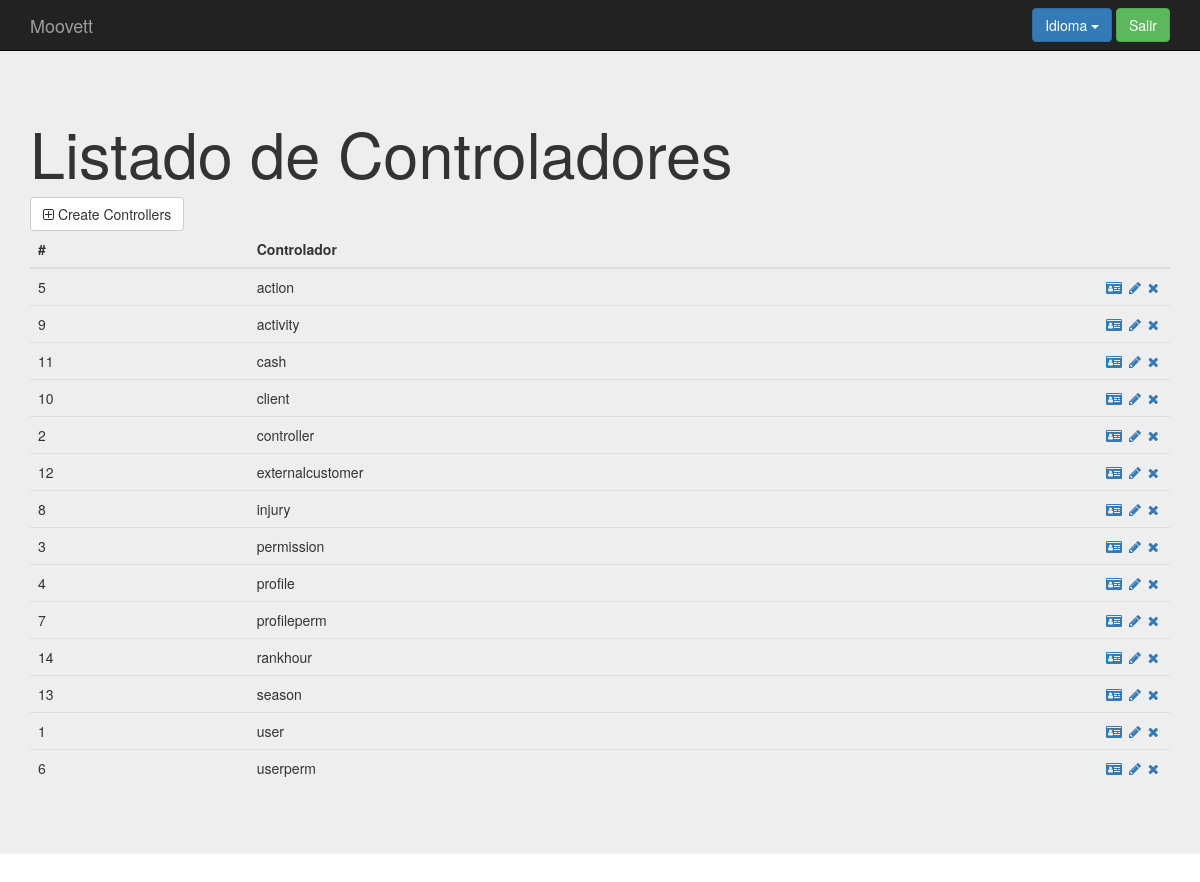
Before: /index.php?controller=controller&action=show (signed in) with the older database file.
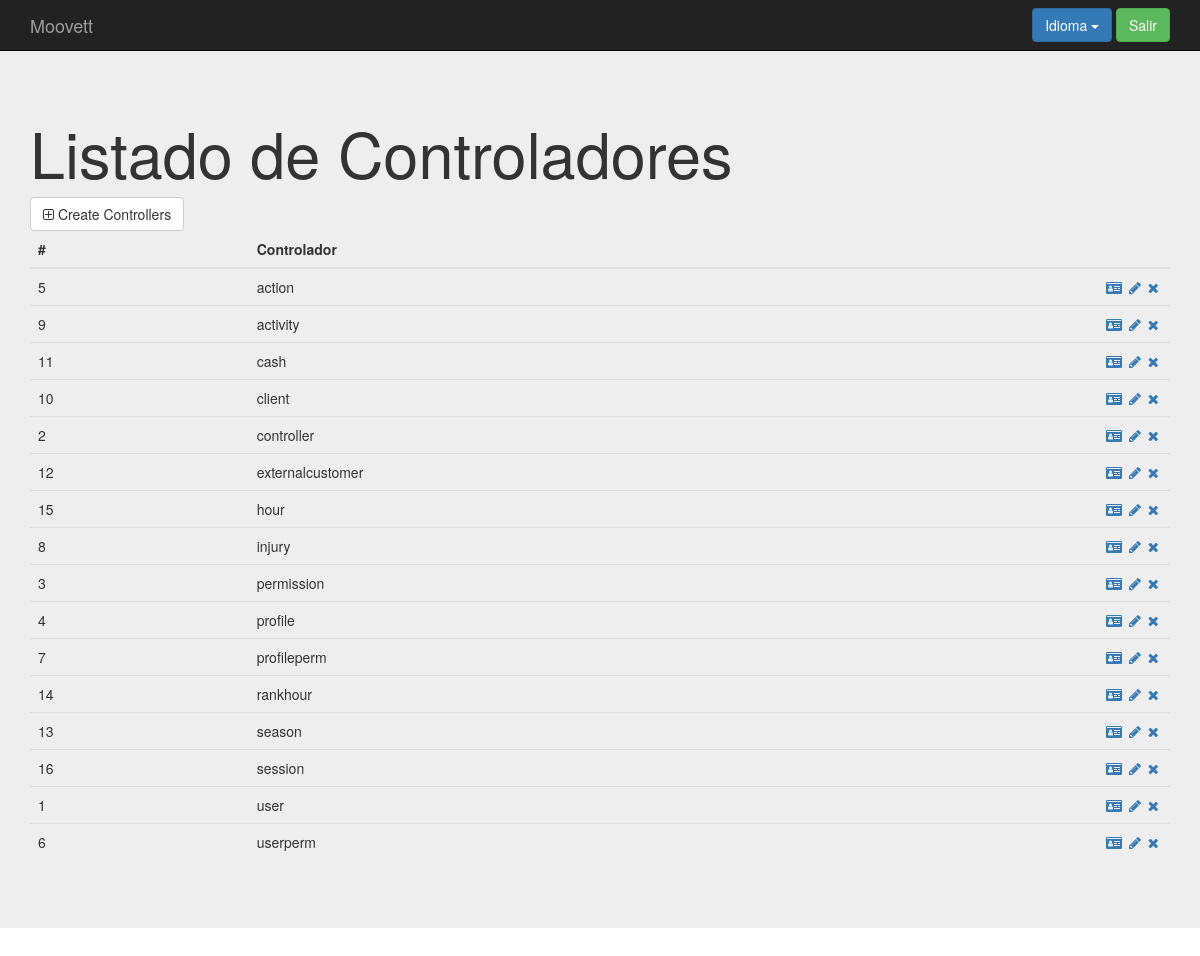
After: the same page with the newer database file.
### tables this page shows
create table `controller` (
`id` int(11) not null,
  `controllername` varchar(25) not null
);

### core/ViewManager.php (called while the page is built, shortened)
<?php
class ViewManager {
    private $variables = array();
    public function setVariable($varname, $value, $flash=false) {
        $this->variables[$varname] = $value;
    }
    public function getVariable($varname, $default=NULL) {
        if (!isset($this->variables[$varname])) {
            return $default;
        }
        return $this->variables[$varname];
    }
    public function render($controller, $viewname) {
        include(__DIR__."/../Views/$controller/$viewname.php");
    }
    private static $viewmanager_singleton = NULL;
    public static function getInstance() {
        if (self::$viewmanager_singleton == null) {
            self::$viewmanager_singleton = new ViewManager();
        }
        return self::$viewmanager_singleton;
    }
}

### Controllers/CONTROLLER_Controller.php (called while the page is built, shortened)
<?php
require_once(__DIR__."/../core/ViewManager.php");
require_once(__DIR__."/../core/I18n.php");
require_once(__DIR__."/../Models/Controller.php");
require_once(__DIR__."/../Models/CONTROLLER_Model.php");
class CONTROLLER_Controller extends BaseController {
    private $controllerMapper;
    public function __construct() {
        $this->controllerMapper = new CONTROLLER_Model();
        $this->view->setLayout("default");
    }
    public function show(){
        $controllers = $this->controllerMapper->fetch_all();
        $this->view->setVariable("controllers", $controllers);
        $this->view->render("controller", "CONTROLLER_SHOW_Vista");
    }
}

### index.php (called while the page is built, shortened)
<?php
function run() {
    try{
        $controller = loadController($_GET["controller"]);
        $actionName = $_GET["action"];
        $controller->$actionName();
    } catch(Exception $ex) {
        die($ex->getMessage());
  }
}
function loadController($controllerName) {
    return new $controllerClassName();
}
run();
?>

### core/I18n.php (called while the page is built, shortened)
<?php
class I18n {
  private $messages;
  public function setLanguage($language) {
    $this->messages = $i18n_messages;
  }
  public function i18n($key) {
    if (isset($this->messages[$key])){
      return $this->messages[$key];
    }else{
      return $key;
    }
  }
  private static $i18n_singleton = null;
  public static function getInstance() {
    if (self::$i18n_singleton == NULL) {
      self::$i18n_singleton = new I18n();
    }
    return self::$i18n_singleton;
  }
}
function i18n($key) {
  return I18n::getInstance()->i18n($key);
}

### Models/Controller.php (called while the page is built, shortened)
<?php
class Controller {
    private $id;
    private $controllerName;
    public function __construct($id=NULL, $controllerName=NULL, $action=NULL) {
        $this->id = $id;
        $this->controllerName = $controllerName;
    }
    public function getID() {
        return $this->id;
    }
    public function getControllerName() {
        return $this->controllerName;
    }
}

### Models/CONTROLLER_Model.php (called while the page is built, shortened)
<?php
require_once(__DIR__."/../core/PDOConnection.php");
class CONTROLLER_Model {
    private $db;
    public function __construct() {
        $this->db = PDOConnection::getInstance();
    }
    public function fetch_all(){
        $sql = $this->db->prepare("SELECT * FROM controller ORDER BY controllername");
        $sql->execute();
        $controllers_db = $sql->fetchAll(PDO::FETCH_ASSOC);
        $controllers = array();
        foreach ($controllers_db as $controller) {
            array_push($controllers, new Controller($controller["id"], $controller["controllername"]));
        }
        return $controllers;
    }
}

### core/PDOConnection.php (called while the page is built)
<?php
class PDOConnection {
    private static $dbhost = "127.0.0.1";
    private static $dbname = "moovett";
    private static $dbuser = "moovett";
    private static $dbpass = "moovett";
    private static $db_singleton = null;
    public static function getInstance() {
        if (self::$db_singleton == null) {
            self::$db_singleton = new PDO(
                "mysql:host=".self::$dbhost.";dbname=".self::$dbname.";charset=utf8",
                self::$dbuser,
                self::$dbpass,
                array(
                    PDO::ATTR_EMULATE_PREPARES => false,
                    PDO::ATTR_ERRMODE => PDO::ERRMODE_EXCEPTION
                )
            );
        }
        return self::$db_singleton;
    }
}
?>

### Views/controller/CONTROLLER_SHOW_Vista.php (the view, shortened to what the changed rows need)
<?php
require_once(__DIR__."/../../core/ViewManager.php");
$view = ViewManager::getInstance();
$view->setVariable("title", "Manage Controllers");
$controllers = $view->getVariable("controllers");
?>
<div class="jumbotron">
    <div class="container">
        <h1><?= i18n("List of Controllers")?></h1>
<table class="table">
      <thead>
        <tr>
          <th>#</th>
          <th><?= i18n("Controller") ?></th>
          <th style="width: 72px;"></th>
        </tr>
      </thead>
      <tbody>
	  <?php foreach($controllers as $controller){ ?>
          <tr>
	  <td><?php echo $controller->getID(); ?></td>
          <td><?php echo $controller->getControllerName(); ?></td>
          <td>
              <a href="index.php?controller=controller&action=showone&id=<?php echo $controller->getID();  ?>"><i class="fa fa-id-card" aria-hidden="true"></i></a>
              <a href="index.php?controller=controller&action=edit&id=<?php echo $controller->getID();  ?>"><i class="fa fa-pencil fa-fw" aria-hidden="true"></i></a>
              <a href="index.php?controller=controller&action=delete&id=<?php echo $controller->getID();  ?>" role="button" data-toggle="modal"><i class="fa fa-times" aria-hidden="true"></i></a>
          </td>
        </tr>
	<?php } ?>
      </tbody>
</table>
    </div>
</div>

Changed rows visible on the page:
added controller: id "15", controllername "hour"
added controller: id "16", controllername "session"
